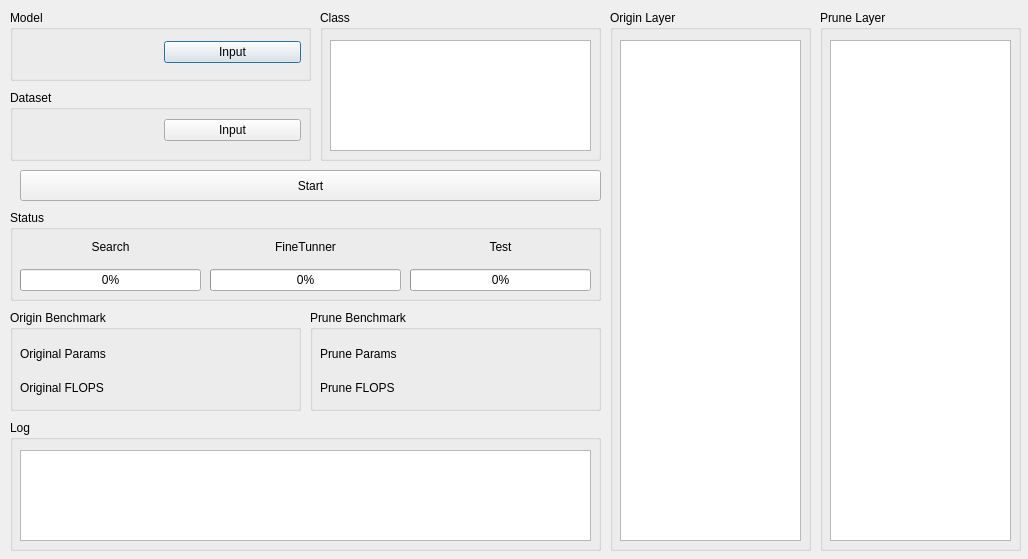
<?xml version="1.0" encoding="UTF-8"?>
<ui version="4.0">
 <class>Dialog</class>
 <widget class="QDialog" name="Dialog">
  <property name="geometry">
   <rect>
    <x>0</x>
    <y>0</y>
    <width>1028</width>
    <height>559</height>
   </rect>
  </property>
  <property name="windowTitle">
   <string>Dialog</string>
  </property>
  <widget class="QGroupBox" name="groupBox">
   <property name="geometry">
    <rect>
     <x>10</x>
     <y>310</y>
     <width>291</width>
     <height>101</height>
    </rect>
   </property>
   <property name="title">
    <string>Origin Benchmark</string>
   </property>
   <widget class="QWidget" name="gridLayoutWidget">
    <property name="geometry">
     <rect>
      <x>10</x>
      <y>30</y>
      <width>271</width>
      <height>61</height>
     </rect>
    </property>
    <layout class="QGridLayout" name="gridLayout">
     <item row="1" column="1">
      <widget class="QLabel" name="ori_flops_label">
       <property name="text">
        <string/>
       </property>
      </widget>
     </item>
     <item row="0" column="0">
      <widget class="QLabel" name="grid_label_1">
       <property name="text">
        <string>Original Params</string>
       </property>
      </widget>
     </item>
     <item row="0" column="1">
      <widget class="QLabel" name="ori_params_label">
       <property name="text">
        <string/>
       </property>
      </widget>
     </item>
     <item row="1" column="0">
      <widget class="QLabel" name="grid_label_2">
       <property name="text">
        <string>Original FLOPS</string>
       </property>
      </widget>
     </item>
    </layout>
   </widget>
  </widget>
  <widget class="QGroupBox" name="groupBox_2">
   <property name="geometry">
    <rect>
     <x>10</x>
     <y>420</y>
     <width>591</width>
     <height>131</height>
    </rect>
   </property>
   <property name="title">
    <string>Log</string>
   </property>
   <widget class="QPlainTextEdit" name="plainTextEdit">
    <property name="geometry">
     <rect>
      <x>10</x>
      <y>30</y>
      <width>571</width>
      <height>91</height>
     </rect>
    </property>
   </widget>
  </widget>
  <widget class="QGroupBox" name="groupBox_3">
   <property name="geometry">
    <rect>
     <x>10</x>
     <y>10</y>
     <width>301</width>
     <height>71</height>
    </rect>
   </property>
   <property name="title">
    <string>Model</string>
   </property>
   <widget class="QWidget" name="horizontalLayoutWidget">
    <property name="geometry">
     <rect>
      <x>10</x>
      <y>20</y>
      <width>281</width>
      <height>44</height>
     </rect>
    </property>
    <layout class="QHBoxLayout" name="horizontalLayout">
     <item>
      <widget class="QLabel" name="model_label">
       <property name="text">
        <string/>
       </property>
      </widget>
     </item>
     <item>
      <widget class="QPushButton" name="model_btn">
       <property name="text">
        <string>Input</string>
       </property>
      </widget>
     </item>
    </layout>
   </widget>
  </widget>
  <widget class="QGroupBox" name="groupBox_4">
   <property name="geometry">
    <rect>
     <x>10</x>
     <y>90</y>
     <width>301</width>
     <height>71</height>
    </rect>
   </property>
   <property name="title">
    <string>Dataset</string>
   </property>
   <widget class="QWidget" name="horizontalLayoutWidget_2">
    <property name="geometry">
     <rect>
      <x>10</x>
      <y>20</y>
      <width>281</width>
      <height>41</height>
     </rect>
    </property>
    <layout class="QHBoxLayout" name="horizontalLayout_2">
     <item>
      <widget class="QLabel" name="data_label">
       <property name="text">
        <string/>
       </property>
      </widget>
     </item>
     <item>
      <widget class="QPushButton" name="data_btn">
       <property name="text">
        <string>Input</string>
       </property>
      </widget>
     </item>
    </layout>
   </widget>
  </widget>
  <widget class="QGroupBox" name="groupBox_5">
   <property name="geometry">
    <rect>
     <x>310</x>
     <y>310</y>
     <width>291</width>
     <height>101</height>
    </rect>
   </property>
   <property name="title">
    <string>Prune Benchmark</string>
   </property>
   <widget class="QWidget" name="gridLayoutWidget_2">
    <property name="geometry">
     <rect>
      <x>10</x>
      <y>30</y>
      <width>271</width>
      <height>61</height>
     </rect>
    </property>
    <layout class="QGridLayout" name="gridLayout_2">
     <item row="0" column="1">
      <widget class="QLabel" name="prune_params_label">
       <property name="text">
        <string/>
       </property>
      </widget>
     </item>
     <item row="1" column="0">
      <widget class="QLabel" name="grid_label_5">
       <property name="text">
        <string>Prune FLOPS</string>
       </property>
      </widget>
     </item>
     <item row="1" column="1">
      <widget class="QLabel" name="prune_flops_label">
       <property name="text">
        <string/>
       </property>
      </widget>
     </item>
     <item row="0" column="0">
      <widget class="QLabel" name="grid_label_4">
       <property name="text">
        <string>Prune Params</string>
       </property>
      </widget>
     </item>
    </layout>
   </widget>
  </widget>
  <widget class="QPushButton" name="start_btn">
   <property name="geometry">
    <rect>
     <x>20</x>
     <y>170</y>
     <width>581</width>
     <height>31</height>
    </rect>
   </property>
   <property name="text">
    <string>Start</string>
   </property>
  </widget>
  <widget class="QGroupBox" name="groupBox_6">
   <property name="geometry">
    <rect>
     <x>10</x>
     <y>210</y>
     <width>591</width>
     <height>91</height>
    </rect>
   </property>
   <property name="title">
    <string>Status</string>
   </property>
   <widget class="QWidget" name="verticalLayoutWidget">
    <property name="geometry">
     <rect>
      <x>10</x>
      <y>20</y>
      <width>181</width>
      <height>61</height>
     </rect>
    </property>
    <layout class="QVBoxLayout" name="verticalLayout">
     <item>
      <widget class="QLabel" name="search_label">
       <property name="text">
        <string>Search</string>
       </property>
       <property name="alignment">
        <set>Qt::AlignCenter</set>
       </property>
      </widget>
     </item>
     <item>
      <widget class="QProgressBar" name="search_bar">
       <property name="value">
        <number>0</number>
       </property>
      </widget>
     </item>
    </layout>
   </widget>
   <widget class="QWidget" name="verticalLayoutWidget_2">
    <property name="geometry">
     <rect>
      <x>200</x>
      <y>20</y>
      <width>191</width>
      <height>61</height>
     </rect>
    </property>
    <layout class="QVBoxLayout" name="verticalLayout_2">
     <item>
      <widget class="QLabel" name="finetune_label">
       <property name="text">
        <string>FineTunner</string>
       </property>
       <property name="alignment">
        <set>Qt::AlignCenter</set>
       </property>
      </widget>
     </item>
     <item>
      <widget class="QProgressBar" name="finetune_bar">
       <property name="value">
        <number>0</number>
       </property>
      </widget>
     </item>
    </layout>
   </widget>
   <widget class="QWidget" name="verticalLayoutWidget_3">
    <property name="geometry">
     <rect>
      <x>400</x>
      <y>20</y>
      <width>181</width>
      <height>61</height>
     </rect>
    </property>
    <layout class="QVBoxLayout" name="verticalLayout_3">
     <item>
      <widget class="QLabel" name="test_label">
       <property name="text">
        <string>Test</string>
       </property>
       <property name="alignment">
        <set>Qt::AlignCenter</set>
       </property>
      </widget>
     </item>
     <item>
      <widget class="QProgressBar" name="test_bar">
       <property name="value">
        <number>0</number>
       </property>
      </widget>
     </item>
    </layout>
   </widget>
  </widget>
  <widget class="QGroupBox" name="groupBox_7">
   <property name="geometry">
    <rect>
     <x>320</x>
     <y>10</y>
     <width>281</width>
     <height>151</height>
    </rect>
   </property>
   <property name="title">
    <string>Class</string>
   </property>
   <widget class="QListWidget" name="label_list">
    <property name="geometry">
     <rect>
      <x>10</x>
      <y>30</y>
      <width>261</width>
      <height>111</height>
     </rect>
    </property>
   </widget>
  </widget>
  <widget class="QGroupBox" name="groupBox_8">
   <property name="geometry">
    <rect>
     <x>610</x>
     <y>10</y>
     <width>201</width>
     <height>541</height>
    </rect>
   </property>
   <property name="title">
    <string>Origin Layer</string>
   </property>
   <widget class="QListWidget" name="ori_layer_list">
    <property name="geometry">
     <rect>
      <x>10</x>
      <y>30</y>
      <width>181</width>
      <height>501</height>
     </rect>
    </property>
   </widget>
  </widget>
  <widget class="QGroupBox" name="groupBox_9">
   <property name="geometry">
    <rect>
     <x>820</x>
     <y>10</y>
     <width>201</width>
     <height>541</height>
    </rect>
   </property>
   <property name="title">
    <string>Prune Layer</string>
   </property>
   <widget class="QListWidget" name="prune_layer_list">
    <property name="geometry">
     <rect>
      <x>10</x>
      <y>30</y>
      <width>181</width>
      <height>501</height>
     </rect>
    </property>
   </widget>
  </widget>
 </widget>
 <resources/>
 <connections/>
</ui>
